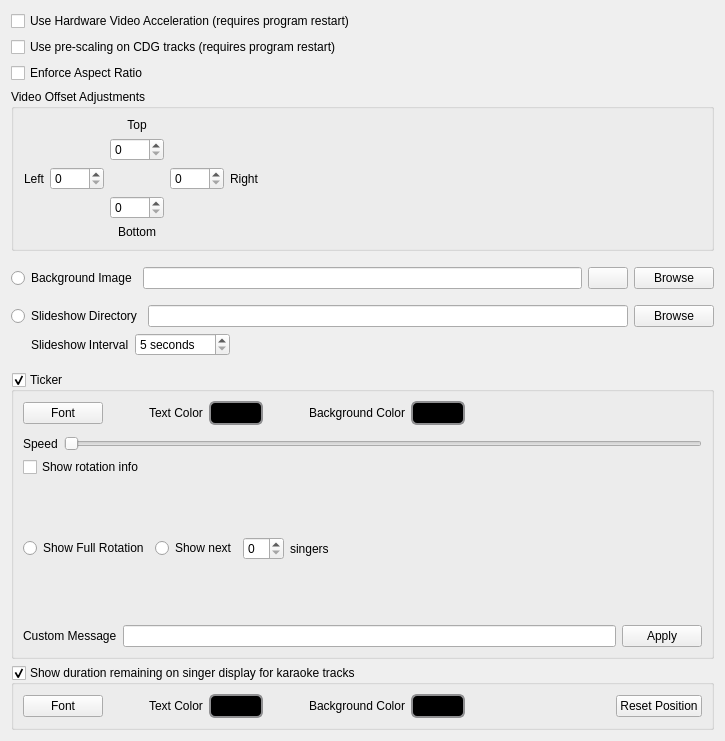
              <widget class="QWidget" name="scrollAreaWidgetContents">
               <property name="geometry">
                <rect>
                 <x>0</x>
                 <y>0</y>
                 <width>725</width>
                 <height>741</height>
                </rect>
               </property>
               <layout class="QVBoxLayout" name="verticalLayout_11">
                <item>
                 <widget class="QCheckBox" name="checkBoxHardwareAccel">
                  <property name="text">
                   <string>Use Hardware Video Acceleration (requires program restart)</string>
                  </property>
                 </widget>
                </item>
                <item>
                 <widget class="QCheckBox" name="checkBoxCdgPrescaling">
                  <property name="toolTip">
                   <string>&lt;html&gt;&lt;head/&gt;&lt;body&gt;&lt;p&gt;Pre-scales CDG graphics before feeding them to the video pipeline.  Makes CDG output look noticeably sharper, but moderately increases CPU load.&lt;/p&gt;&lt;/body&gt;&lt;/html&gt;</string>
                  </property>
                  <property name="text">
                   <string>Use pre-scaling on CDG tracks (requires program restart)</string>
                  </property>
                 </widget>
                </item>
                <item>
                 <widget class="QCheckBox" name="checkBoxEnforceAspectRatio">
                  <property name="toolTip">
                   <string>If enabled, videos will respect the source aspect ratio when being stretched to fit the window.</string>
                  </property>
                  <property name="text">
                   <string>Enforce Aspect Ratio</string>
                  </property>
                 </widget>
                </item>
                <item>
                 <widget class="QGroupBox" name="groupBox_8">
                  <property name="minimumSize">
                   <size>
                    <width>0</width>
                    <height>0</height>
                   </size>
                  </property>
                  <property name="title">
                   <string>Video Offset Adjustments</string>
                  </property>
                  <layout class="QVBoxLayout" name="verticalLayout_27">
                   <item>
                    <layout class="QGridLayout" name="gridLayout_2">
                     <property name="topMargin">
                      <number>0</number>
                     </property>
                     <item row="1" column="2">
                      <widget class="QSpinBox" name="spinBoxCdgOffsetTop">
                       <property name="maximum">
                        <number>1024</number>
                       </property>
                      </widget>
                     </item>
                     <item row="0" column="2">
                      <widget class="QLabel" name="label_35">
                       <property name="text">
                        <string>Top</string>
                       </property>
                       <property name="alignment">
                        <set>Qt::AlignCenter</set>
                       </property>
                      </widget>
                     </item>
                     <item row="2" column="3">
                      <widget class="QSpinBox" name="spinBoxCdgOffsetRight">
                       <property name="maximum">
                        <number>1024</number>
                       </property>
                      </widget>
                     </item>
                     <item row="2" column="0">
                      <widget class="QLabel" name="label_36">
                       <property name="text">
                        <string>Left</string>
                       </property>
                       <property name="alignment">
                        <set>Qt::AlignRight|Qt::AlignTrailing|Qt::AlignVCenter</set>
                       </property>
                      </widget>
                     </item>
                     <item row="2" column="1">
                      <widget class="QSpinBox" name="spinBoxCdgOffsetLeft">
                       <property name="maximum">
                        <number>1024</number>
                       </property>
                      </widget>
                     </item>
                     <item row="3" column="2">
                      <widget class="QSpinBox" name="spinBoxCdgOffsetBottom">
                       <property name="maximum">
                        <number>1024</number>
                       </property>
                      </widget>
                     </item>
                     <item row="2" column="4">
                      <widget class="QLabel" name="label_37">
                       <property name="text">
                        <string>Right</string>
                       </property>
                      </widget>
                     </item>
                     <item row="2" column="5">
                      <spacer name="horizontalSpacer_18">
                       <property name="orientation">
                        <enum>Qt::Horizontal</enum>
                       </property>
                       <property name="sizeHint" stdset="0">
                        <size>
                         <width>40</width>
                         <height>20</height>
                        </size>
                       </property>
                      </spacer>
                     </item>
                     <item row="4" column="2">
                      <widget class="QLabel" name="label_38">
                       <property name="text">
                        <string>Bottom</string>
                       </property>
                       <property name="alignment">
                        <set>Qt::AlignCenter</set>
                       </property>
                      </widget>
                     </item>
                    </layout>
                   </item>
                  </layout>
                 </widget>
                </item>
                <item>
                 <layout class="QVBoxLayout" name="verticalLayout_12">
                  <property name="topMargin">
                   <number>10</number>
                  </property>
                  <property name="bottomMargin">
                   <number>10</number>
                  </property>
                  <item>
                   <layout class="QHBoxLayout" name="horizontalLayout_8">
                    <property name="topMargin">
                     <number>0</number>
                    </property>
                    <item>
                     <widget class="QRadioButton" name="rbBgImage">
                      <property name="text">
                       <string>Background Image</string>
                      </property>
                     </widget>
                    </item>
                    <item>
                     <widget class="QLineEdit" name="lineEditCdgBackground"/>
                    </item>
                    <item>
                     <widget class="QPushButton" name="pushButtonClearBgImg">
                      <property name="text">
                       <string/>
                      </property>
                      <property name="icon">
                       <iconset theme="edit-clear-all">
                        <normaloff>.</normaloff>.</iconset>
                      </property>
                     </widget>
                    </item>
                    <item>
                     <widget class="QPushButton" name="pushButtonBrowse">
                      <property name="text">
                       <string>Browse</string>
                      </property>
                     </widget>
                    </item>
                   </layout>
                  </item>
                  <item>
                   <layout class="QHBoxLayout" name="horizontalLayout_10">
                    <property name="topMargin">
                     <number>10</number>
                    </property>
                    <item>
                     <widget class="QRadioButton" name="rbSlideshow">
                      <property name="text">
                       <string>Slideshow Directory</string>
                      </property>
                     </widget>
                    </item>
                    <item>
                     <widget class="QLineEdit" name="lineEditSlideshowDir"/>
                    </item>
                    <item>
                     <widget class="QPushButton" name="pushButtonSlideshowBrowse">
                      <property name="text">
                       <string>Browse</string>
                      </property>
                     </widget>
                    </item>
                   </layout>
                  </item>
                  <item>
                   <layout class="QHBoxLayout" name="horizontalLayout_22">
                    <property name="leftMargin">
                     <number>20</number>
                    </property>
                    <property name="topMargin">
                     <number>0</number>
                    </property>
                    <item>
                     <widget class="QLabel" name="label">
                      <property name="text">
                       <string>Slideshow Interval</string>
                      </property>
                     </widget>
                    </item>
                    <item>
                     <widget class="QSpinBox" name="spinBoxSlideshowInterval">
                      <property name="suffix">
                       <string> seconds</string>
                      </property>
                      <property name="minimum">
                       <number>5</number>
                      </property>
                      <property name="maximum">
                       <number>300</number>
                      </property>
                     </widget>
                    </item>
                    <item>
                     <spacer name="horizontalSpacer_19">
                      <property name="orientation">
                       <enum>Qt::Horizontal</enum>
                      </property>
                      <property name="sizeHint" stdset="0">
                       <size>
                        <width>40</width>
                        <height>20</height>
                       </size>
                      </property>
                     </spacer>
                    </item>
                   </layout>
                  </item>
                 </layout>
                </item>
                <item>
                 <widget class="QGroupBox" name="groupBoxTicker">
                  <property name="sizePolicy">
                   <sizepolicy hsizetype="Preferred" vsizetype="MinimumExpanding">
                    <horstretch>0</horstretch>
                    <verstretch>0</verstretch>
                   </sizepolicy>
                  </property>
                  <property name="title">
                   <string>Ticker</string>
                  </property>
                  <property name="checkable">
                   <bool>true</bool>
                  </property>
                  <layout class="QVBoxLayout" name="verticalLayout_9">
                   <item>
                    <layout class="QHBoxLayout" name="horizontalLayout_4">
                     <property name="topMargin">
                      <number>0</number>
                     </property>
                     <property name="bottomMargin">
                      <number>0</number>
                     </property>
                     <item>
                      <widget class="QPushButton" name="pushButtonFont">
                       <property name="text">
                        <string>Font</string>
                       </property>
                      </widget>
                     </item>
                     <item>
                      <spacer name="horizontalSpacer_2">
                       <property name="orientation">
                        <enum>Qt::Horizontal</enum>
                       </property>
                       <property name="sizeType">
                        <enum>QSizePolicy::Fixed</enum>
                       </property>
                       <property name="sizeHint" stdset="0">
                        <size>
                         <width>40</width>
                         <height>20</height>
                        </size>
                       </property>
                      </spacer>
                     </item>
                     <item>
                      <widget class="QLabel" name="label_3">
                       <property name="text">
                        <string>Text Color</string>
                       </property>
                      </widget>
                     </item>
                     <item>
                      <widget class="QPushButton" name="pushButtonTextColor">
                       <property name="styleSheet">
                        <string notr="true">QPushButton {
    border: 2px solid #8f8f91;
    border-radius: 6px;
    background-color: rgb(0,0,0);
    min-width: 40px;
    padding-left: 5px;
    padding-right: 5px;
    padding-top: 3px;
    padding-bottom: 3px;
}

QPushButton:pressed {
    background-color: rgb(0,0,0);
}

QPushButton:flat {
    border: none; /* no border for a flat push button */
}

QPushButton:default {
    border-color: navy; /* make the default button prominent */
}</string>
                       </property>
                       <property name="text">
                        <string/>
                       </property>
                       <property name="autoDefault">
                        <bool>false</bool>
                       </property>
                       <property name="flat">
                        <bool>false</bool>
                       </property>
                      </widget>
                     </item>
                     <item>
                      <spacer name="horizontalSpacer_3">
                       <property name="orientation">
                        <enum>Qt::Horizontal</enum>
                       </property>
                       <property name="sizeType">
                        <enum>QSizePolicy::Fixed</enum>
                       </property>
                       <property name="sizeHint" stdset="0">
                        <size>
                         <width>40</width>
                         <height>20</height>
                        </size>
                       </property>
                      </spacer>
                     </item>
                     <item>
                      <widget class="QLabel" name="label_4">
                       <property name="text">
                        <string>Background Color</string>
                       </property>
                      </widget>
                     </item>
                     <item>
                      <widget class="QPushButton" name="pushButtonBgColor">
                       <property name="styleSheet">
                        <string notr="true">QPushButton {
    border: 2px solid #8f8f91;
    border-radius: 6px;
    background-color: rgb(0,0,0);
    min-width: 40px;
    padding-left: 5px;
    padding-right: 5px;
    padding-top: 3px;
    padding-bottom: 3px;
}

QPushButton:pressed {
    background-color: rgb(0,0,0);
}

QPushButton:flat {
    border: none; /* no border for a flat push button */
}

QPushButton:default {
    border-color: navy; /* make the default button prominent */
}</string>
                       </property>
                       <property name="text">
                        <string/>
                       </property>
                       <property name="autoDefault">
                        <bool>false</bool>
                       </property>
                       <property name="flat">
                        <bool>false</bool>
                       </property>
                      </widget>
                     </item>
                     <item>
                      <spacer name="horizontalSpacer_4">
                       <property name="orientation">
                        <enum>Qt::Horizontal</enum>
                       </property>
                       <property name="sizeHint" stdset="0">
                        <size>
                         <width>40</width>
                         <height>20</height>
                        </size>
                       </property>
                      </spacer>
                     </item>
                    </layout>
                   </item>
                   <item>
                    <layout class="QHBoxLayout" name="horizontalLayout_5">
                     <property name="topMargin">
                      <number>5</number>
                     </property>
                     <item>
                      <widget class="QLabel" name="label_2">
                       <property name="text">
                        <string>Speed</string>
                       </property>
                      </widget>
                     </item>
                     <item>
                      <widget class="QSlider" name="horizontalSliderTickerSpeed">
                       <property name="minimum">
                        <number>0</number>
                       </property>
                       <property name="maximum">
                        <number>50</number>
                       </property>
                       <property name="orientation">
                        <enum>Qt::Horizontal</enum>
                       </property>
                       <property name="invertedAppearance">
                        <bool>false</bool>
                       </property>
                       <property name="invertedControls">
                        <bool>false</bool>
                       </property>
                      </widget>
                     </item>
                    </layout>
                   </item>
                   <item>
                    <widget class="QCheckBox" name="cbxTickerShowRotationInfo">
                     <property name="text">
                      <string>Show rotation info</string>
                     </property>
                    </widget>
                   </item>
                   <item>
                    <layout class="QHBoxLayout" name="horizontalLayout_7">
                     <property name="spacing">
                      <number>6</number>
                     </property>
                     <property name="topMargin">
                      <number>0</number>
                     </property>
                     <item>
                      <widget class="QRadioButton" name="radioButtonFullRotation">
                       <property name="text">
                        <string>Show Full Rotation</string>
                       </property>
                      </widget>
                     </item>
                     <item>
                      <widget class="QRadioButton" name="radioButtonPartialRotation">
                       <property name="text">
                        <string>Show next</string>
                       </property>
                      </widget>
                     </item>
                     <item>
                      <widget class="QSpinBox" name="spinBoxTickerSingers"/>
                     </item>
                     <item>
                      <widget class="QLabel" name="label_5">
                       <property name="text">
                        <string>singers</string>
                       </property>
                      </widget>
                     </item>
                     <item>
                      <spacer name="horizontalSpacer_5">
                       <property name="orientation">
                        <enum>Qt::Horizontal</enum>
                       </property>
                       <property name="sizeHint" stdset="0">
                        <size>
                         <width>40</width>
                         <height>20</height>
                        </size>
                       </property>
                      </spacer>
                     </item>
                    </layout>
                   </item>
                   <item>
                    <layout class="QHBoxLayout" name="horizontalLayout_9">
                     <property name="topMargin">
                      <number>5</number>
                     </property>
                     <item>
                      <widget class="QLabel" name="label_8">
                       <property name="text">
                        <string>Custom Message</string>
                       </property>
                      </widget>
                     </item>
                     <item>
                      <widget class="QLineEdit" name="lineEditTickerMessage">
                       <property name="toolTip">
                        <string>&lt;html&gt;&lt;head/&gt;&lt;body&gt;&lt;p&gt;&lt;span style=&quot; font-size:9pt; font-weight:600;&quot;&gt;Custom text to display on the ticker&lt;/span&gt;&lt;span style=&quot; font-size:9pt;&quot;&gt;&lt;br/&gt;Supports the following varaible substitutions:&lt;br/&gt;&lt;br/&gt;%curSinger = Current singer name&lt;br/&gt;%curSong = Current song (aritst - title)&lt;br/&gt;%curArtist = Current artist&lt;br/&gt;%curTitle = Current title&lt;br/&gt;%nextSinger = Next singer name&lt;/span&gt;&lt;/p&gt;&lt;/body&gt;&lt;/html&gt;</string>
                       </property>
                      </widget>
                     </item>
                     <item>
                      <widget class="QPushButton" name="pushButtonApplyTickerMsg">
                       <property name="text">
                        <string>Apply</string>
                       </property>
                      </widget>
                     </item>
                    </layout>
                   </item>
                  </layout>
                 </widget>
                </item>
                <item>
                 <widget class="QGroupBox" name="groupBoxShowDuration">
                  <property name="sizePolicy">
                   <sizepolicy hsizetype="Preferred" vsizetype="Preferred">
                    <horstretch>0</horstretch>
                    <verstretch>0</verstretch>
                   </sizepolicy>
                  </property>
                  <property name="title">
                   <string>Show duration remaining on singer display for karaoke tracks</string>
                  </property>
                  <property name="checkable">
                   <bool>true</bool>
                  </property>
                  <layout class="QHBoxLayout" name="horizontalLayout_6">
                   <item>
                    <widget class="QPushButton" name="btnDurationFont">
                     <property name="text">
                      <string>Font</string>
                     </property>
                    </widget>
                   </item>
                   <item>
                    <spacer name="horizontalSpacer_15">
                     <property name="orientation">
                      <enum>Qt::Horizontal</enum>
                     </property>
                     <property name="sizeType">
                      <enum>QSizePolicy::Fixed</enum>
                     </property>
                     <property name="sizeHint" stdset="0">
                      <size>
                       <width>40</width>
                       <height>20</height>
                      </size>
                     </property>
                    </spacer>
                   </item>
                   <item>
                    <widget class="QLabel" name="label_31">
                     <property name="text">
                      <string>Text Color</string>
                     </property>
                    </widget>
                   </item>
                   <item>
                    <widget class="QPushButton" name="btnDurationFontColor">
                     <property name="styleSheet">
                      <string notr="true">QPushButton {
    border: 2px solid #8f8f91;
    border-radius: 6px;
    background-color: rgb(0,0,0);
    min-width: 40px;
    padding-left: 5px;
    padding-right: 5px;
    padding-top: 3px;
    padding-bottom: 3px;
}

QPushButton:pressed {
    background-color: rgb(0,0,0);
}

QPushButton:flat {
    border: none; /* no border for a flat push button */
}

QPushButton:default {
    border-color: navy; /* make the default button prominent */
}</string>
                     </property>
                     <property name="text">
                      <string/>
                     </property>
                    </widget>
                   </item>
                   <item>
                    <spacer name="horizontalSpacer_16">
                     <property name="orientation">
                      <enum>Qt::Horizontal</enum>
                     </property>
                     <property name="sizeType">
                      <enum>QSizePolicy::Fixed</enum>
                     </property>
                     <property name="sizeHint" stdset="0">
                      <size>
                       <width>40</width>
                       <height>20</height>
                      </size>
                     </property>
                    </spacer>
                   </item>
                   <item>
                    <widget class="QLabel" name="label_32">
                     <property name="text">
                      <string>Background Color</string>
                     </property>
                    </widget>
                   </item>
                   <item>
                    <widget class="QPushButton" name="btnDurationBgColor">
                     <property name="styleSheet">
                      <string notr="true">QPushButton {
    border: 2px solid #8f8f91;
    border-radius: 6px;
    background-color: rgb(0,0,0);
    min-width: 40px;
    padding-left: 5px;
    padding-right: 5px;
    padding-top: 3px;
    padding-bottom: 3px;
}

QPushButton:pressed {
    background-color: rgb(0,0,0);
}

QPushButton:flat {
    border: none; /* no border for a flat push button */
}

QPushButton:default {
    border-color: navy; /* make the default button prominent */
}</string>
                     </property>
                     <property name="text">
                      <string/>
                     </property>
                    </widget>
                   </item>
                   <item>
                    <spacer name="horizontalSpacer_17">
                     <property name="orientation">
                      <enum>Qt::Horizontal</enum>
                     </property>
                     <property name="sizeHint" stdset="0">
                      <size>
                       <width>40</width>
                       <height>20</height>
                      </size>
                     </property>
                    </spacer>
                   </item>
                   <item>
                    <widget class="QPushButton" name="pushButtonResetDurationPos">
                     <property name="toolTip">
                      <string>&lt;html&gt;&lt;head/&gt;&lt;body&gt;&lt;p&gt;Reset duration display location to default.  Use this if the duration gets hidden due to a resolution or window size change.&lt;/p&gt;&lt;/body&gt;&lt;/html&gt;</string>
                     </property>
                     <property name="text">
                      <string>Reset Position</string>
                     </property>
                    </widget>
                   </item>
                  </layout>
                 </widget>
                </item>
               </layout>
              </widget>
